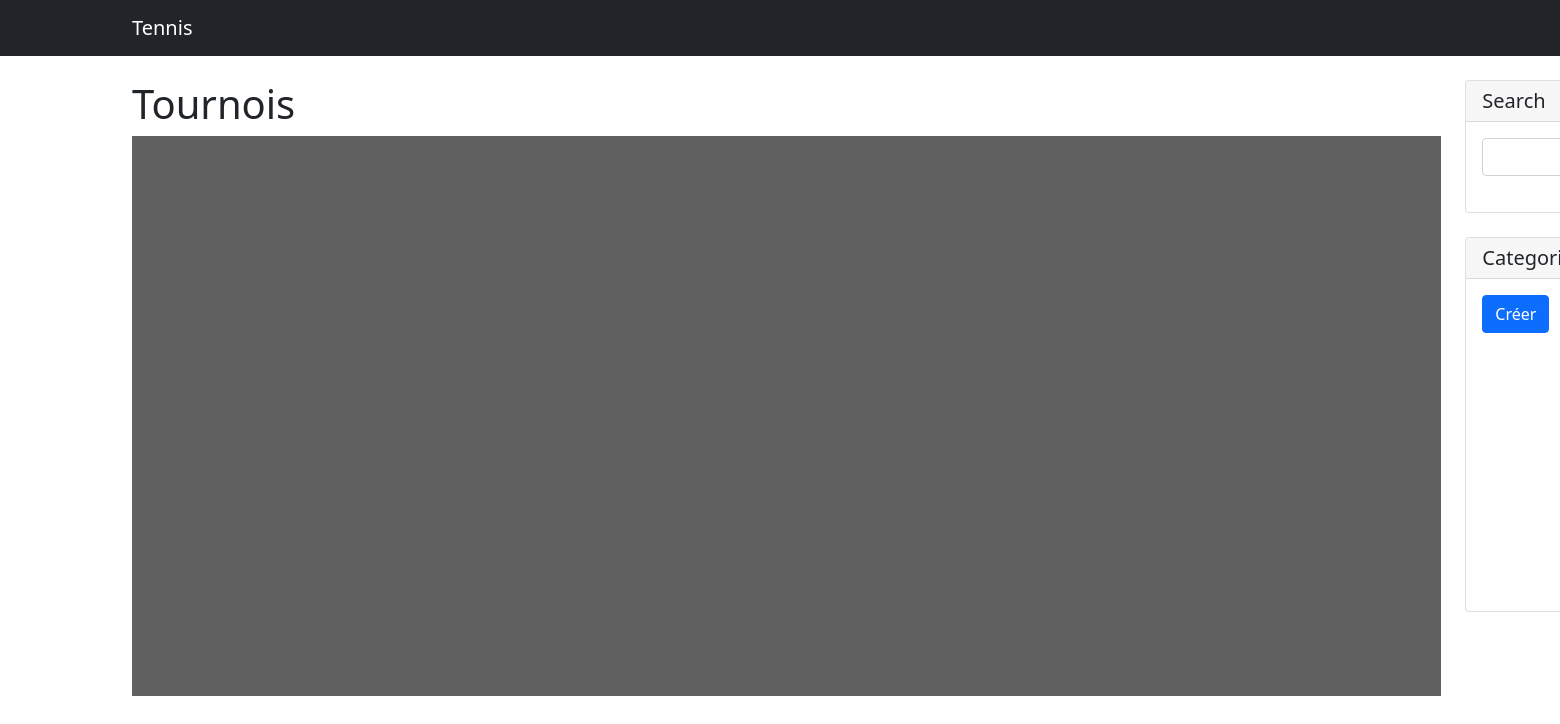
/programmation/tennis/index.php, run on an earlier commit of the app's database.
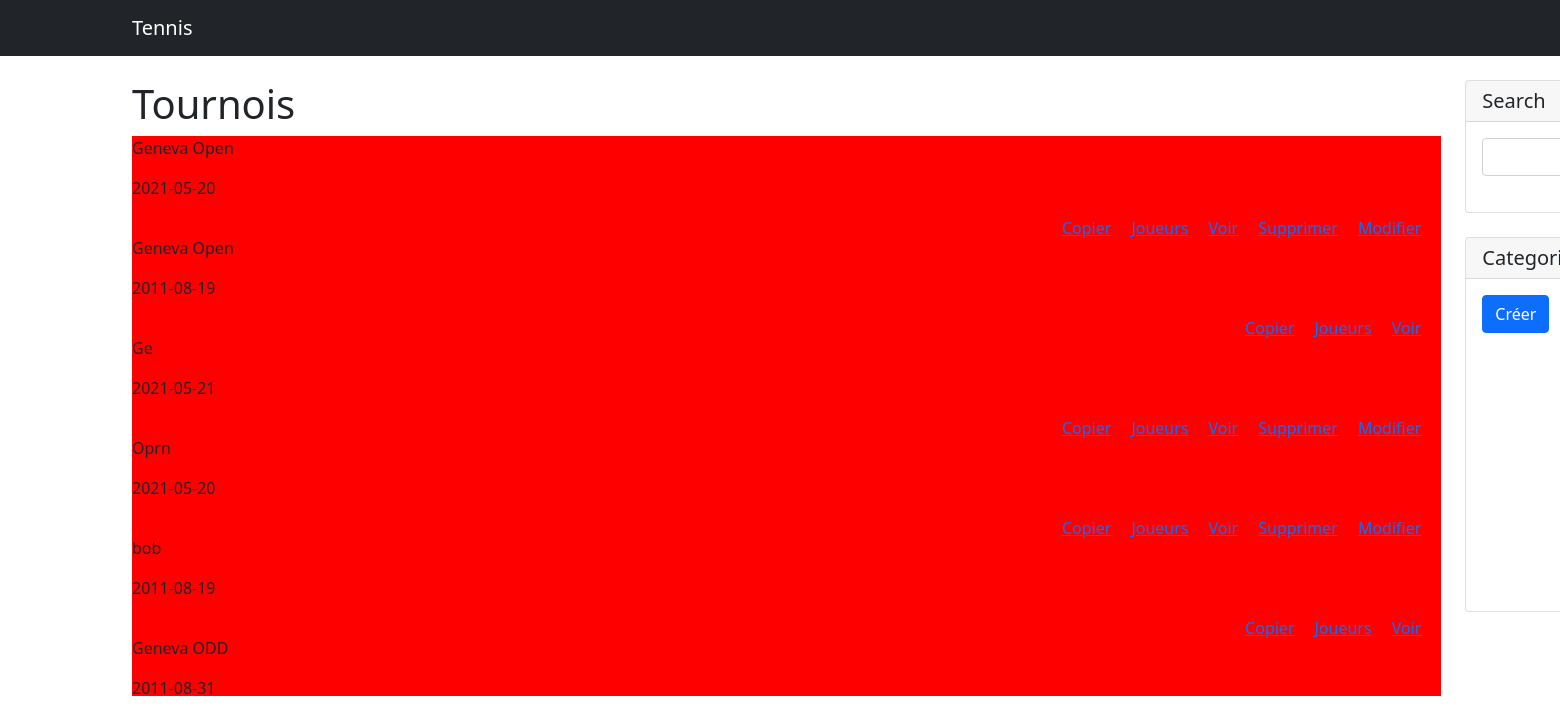
And on a later commit of the database.
### tables this page shows
CREATE TABLE `tournois` (
  `idTournois` int(11) NOT NULL AUTO_INCREMENT,
  `nom` varchar(100) NOT NULL,
  `pays` varchar(100) NOT NULL,
  `ville` varchar(100) NOT NULL,
  `dateDebut` date NOT NULL,
  `dateFin` date NOT NULL,
  `idCategorie` int(11) NOT NULL,
  PRIMARY KEY (`idTournois`),
  KEY `idCategorie` (`idCategorie`),
  CONSTRAINT `tournois_ibfk_1` FOREIGN KEY (`idCategorie`) REFERENCES `categories` (`idCategorie`)
);

### programmation/tennis/asset/php/database.php (called while the page is built, shortened)
<?php
function tennis_database()
{
  static $dbc = null;
  if ($dbc == null) {
    try {
      $dbc = new PDO('mysql:host=' . HOST . ';dbname=' . DBNAME, DBUSER, DBPWD, array(
        PDO::MYSQL_ATTR_INIT_COMMAND => "SET NAMES utf8",
        PDO::ATTR_PERSISTENT => true
      ));
    }
    catch (Exception $e) {
      echo 'Erreur : ' . $e->getMessage() . '<br />';
      echo 'N° : ' . $e->getCode();
      die('Could not connect to MySQL');
    }
  }
  return $dbc;
}

### programmation/tennis/asset/php/function.inc.php (called while the page is built, shortened)
<?php
function recupTournoisInfo()
{
  static $ps = null;
  $sql = 'SELECT idTournois, nom, pays, ville, dateDebut, dateFin, idCategorie ';
  $sql .= 'FROM tennis_tpi.tournois ';
  $sql .= 'ORDER BY idCategorie ';
  $sql .= 'DESC';
  if ($ps == null) {
    $ps = tennis_database()->prepare($sql);
  }
  $answer = false;
  try {
    if ($ps->execute())
      $answer = $ps->fetchAll(PDO::FETCH_ASSOC);
  } catch (PDOException $e) {
    echo $e->getMessage();
  }
  return $answer;
}

### programmation/tennis/index.php (the view, shortened to what this page needs)
<?php
$cheminModification = "modification.php";
$cheminSupprimer = "supprimer.php";
$cheminVoir = "tournois.php";
$cheminJoueur = "joueur.php";
$cheminIndex = "index.php";
$cheminCopier = "copier.php";
$infoTournois = recupTournoisInfo();
$word = filter_input(INPUT_POST, 'word', FILTER_SANITIZE_STRING);
?>
<!DOCTYPE html>
<html lang="en">
<head>
    <link href="asset/css/styles.css" rel="stylesheet" />
    <link href="https://cdn.jsdelivr.net/npm/bootstrap@5.0.0-beta3/dist/css/bootstrap.min.css" rel="stylesheet">
</head>
<body>
    <nav class="navbar navbar-expand-lg navbar-dark bg-dark">
        <div class="container">
            <a class="navbar-brand" href=<?= $cheminIndex ?>>Tennis</a>
        </div>
    </nav>
    <div class="container">
        <div class="row">
            <div class="col-lg-8">
                <h1 class="mt-4">Tournois</h1>
                <div class="main">
                    <?php
                    if (isset($_POST['recherche'])) {
                        $chaine = recherche($word);
                        foreach ($chaine as $unMot) {
                            echo "<div class=tournois><p>" . $unMot['nom'] . "</p><p>" . $unMot['dateDebut'] . "</p>";
                            if ($unMot['dateDebut'] <= date('Y-m-d')) {
                                echo "<a class=look name=voir href=$cheminVoir?idTournois=" . (int)$unMot["idTournois"] . ">Voir</a>
                            <a class=player name=jouers href=$cheminJoueur?idTournois=" . (int)$unMot["idTournois"] . ">Joueurs</a>
                            <a class=copy name=copier href=$cheminCopier?idTournois=" . (int)$unMot["idTournois"] . ">Copier</a>
                            </div>";
                            } else {
                                echo "<a class=edit name=modifier href=$cheminModification?idTournois=" . (int)$unMot["idTournois"] . ">Modifier</a>
                                <a class=delete name=supprimer href=$cheminSupprimer?idTournois=" . (int)$tournois["idTournois"] . "&idCategorie=" . (int)$tournois["idCategorie"] . ">Supprimer</a>
                            <a class=look name=voir href=$cheminVoir?idTournois=" . (int)$unMot["idTournois"] . ">Voir</a>
                            <a class=player name=jouers href=$cheminJoueur?idTournois=" . (int)$unMot["idTournois"] . ">Joueurs</a>
                            <a class=copy name=copier href=$cheminCopier?idTournois=" . (int)$unMot["idTournois"] . ">Copier</a>
                            </div>";
                            }
                        }
                        unset($_POST['recherche']);
                    } else {
                        foreach ($infoTournois as $tournois) {
                            echo "<div class=tournois><p>" . $tournois['nom'] . "</p><p>" . $tournois['dateDebut'] . "</p>";
                            if ($tournois['dateDebut'] <= date('Y-m-d')) {
                                echo "<a class=look name=voir href=$cheminVoir?idTournois=" . (int)$tournois["idTournois"] . ">Voir</a>
                            <a class=player name=jouers href=$cheminJoueur?idTournois=" . (int)$tournois["idTournois"] . ">Joueurs</a>
                            <a class=copy name=copier href=$cheminCopier?idTournois=" . (int)$tournois["idTournois"] . ">Copier</a>
                            </div>";
                            } else {
                                echo "<a class=edit name=modifier href=$cheminModification?idTournois=" . (int)$tournois["idTournois"] . ">Modifier</a>
                                <a class=delete name=supprimer href=$cheminSupprimer?idTournois=" . (int)$tournois["idTournois"] . "&idCategorie=" . (int)$tournois["idCategorie"] . ">Supprimer</a>
                            <a class=look name=voir href=$cheminVoir?idTournois=" . (int)$tournois["idTournois"] . ">Voir</a>
                            <a class=player name=jouers href=$cheminJoueur?idTournois=" . (int)$tournois["idTournois"] . ">Joueurs</a>
                            <a class=copy name=copier href=$cheminCopier?idTournois=" . (int)$tournois["idTournois"] . ">Copier</a>
                            </div>";
                            }
                        }
                    }
                    ?>
                </div>
            </div>
            <div class="col-md-4">
                <div class="card my-4">
                    <h5 class="card-header">Search</h5>
                    <div class="card-body">
                        <div class="input-group">
                            <form method="POST" action>
                                <div class="input-group">
                                    <div class="form-outline">
                                        <input type="search" id="form1" class="form-control" name="word" />
                                    </div>
                                </div>
                            </form>
                        </div>
                    </div>
                </div>
                <div class="card my-4">
                    <h5 class="card-header">Categories</h5>
                    <div class="card-body">
                        <div class="row">
                            <div class="col-lg-6">
                                <form action method="POST">
                                    <ul class="list-unstyled mb-0">
                                        <li><input class="btn btn-primary" type="submit" value="Créer" name="creer"></li>
                                    </ul>
                            </div>
                        </div>
                    </div>
                </div>
            </div>
        </div>
    </div>
</body>
</html>

What changed in the data, as far as the page shows it:
added tournois: nom "Geneva Open", dateDebut "2021-05-20"
added tournois: nom "Geneva Open", dateDebut "2011-08-19"
added tournois: nom "Ge", dateDebut "2021-05-21"
added tournois: nom "Oprn", dateDebut "2021-05-20"
added tournois: nom "bob", dateDebut "2011-08-19"
added tournois: nom "Geneva ODD", dateDebut "2011-08-31"
